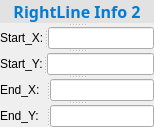
       <widget class="QSplitter" name="splitter_141">
        <property name="orientation">
         <enum>Qt::Vertical</enum>
        </property>
        <widget class="QLabel" name="label_133">
         <property name="font">
          <font>
           <family>Microsoft YaHei</family>
           <pointsize>12</pointsize>
          </font>
         </property>
         <property name="styleSheet">
          <string notr="true">color:rgb(3, 124, 213);
background-color: rgb(226, 226, 227);</string>
         </property>
         <property name="frameShape">
          <enum>QFrame::Box</enum>
         </property>
         <property name="frameShadow">
          <enum>QFrame::Plain</enum>
         </property>
         <property name="lineWidth">
          <number>0</number>
         </property>
         <property name="text">
          <string>&lt;html&gt;&lt;head/&gt;&lt;body&gt;&lt;p&gt;&lt;span style=&quot; font-weight:600;&quot;&gt;RightLine Info 2&lt;/span&gt;&lt;/p&gt;&lt;/body&gt;&lt;/html&gt;</string>
         </property>
         <property name="alignment">
          <set>Qt::AlignCenter</set>
         </property>
        </widget>
        <widget class="QSplitter" name="splitter_142">
         <property name="styleSheet">
          <string notr="true">font: 9pt &quot;Microsoft YaHei&quot;;</string>
         </property>
         <property name="orientation">
          <enum>Qt::Horizontal</enum>
         </property>
         <widget class="QLabel" name="label_134">
          <property name="styleSheet">
           <string notr="true">font: 9pt &quot;Microsoft YaHei&quot;;</string>
          </property>
          <property name="text">
           <string>Start_X:</string>
          </property>
         </widget>
         <widget class="QLineEdit" name="lineEdit_48">
          <property name="styleSheet">
           <string notr="true">font: 9pt &quot;Microsoft YaHei&quot;;</string>
          </property>
          <property name="text">
           <string/>
          </property>
          <property name="alignment">
           <set>Qt::AlignRight|Qt::AlignTrailing|Qt::AlignVCenter</set>
          </property>
         </widget>
        </widget>
        <widget class="QSplitter" name="splitter_143">
         <property name="styleSheet">
          <string notr="true">font: 9pt &quot;Microsoft YaHei&quot;;</string>
         </property>
         <property name="orientation">
          <enum>Qt::Horizontal</enum>
         </property>
         <widget class="QLabel" name="label_135">
          <property name="styleSheet">
           <string notr="true">font: 9pt &quot;Microsoft YaHei&quot;;</string>
          </property>
          <property name="text">
           <string>Start_Y:</string>
          </property>
         </widget>
         <widget class="QLineEdit" name="lineEdit_49">
          <property name="styleSheet">
           <string notr="true">font: 9pt &quot;Microsoft YaHei&quot;;</string>
          </property>
          <property name="text">
           <string/>
          </property>
          <property name="alignment">
           <set>Qt::AlignRight|Qt::AlignTrailing|Qt::AlignVCenter</set>
          </property>
         </widget>
        </widget>
        <widget class="QSplitter" name="splitter_144">
         <property name="styleSheet">
          <string notr="true">font: 9pt &quot;Microsoft YaHei&quot;;</string>
         </property>
         <property name="orientation">
          <enum>Qt::Horizontal</enum>
         </property>
         <widget class="QLabel" name="label_136">
          <property name="styleSheet">
           <string notr="true">font: 9pt &quot;Microsoft YaHei&quot;;</string>
          </property>
          <property name="text">
           <string>End_X:  </string>
          </property>
         </widget>
         <widget class="QLineEdit" name="lineEdit_50">
          <property name="styleSheet">
           <string notr="true">font: 9pt &quot;Microsoft YaHei&quot;;</string>
          </property>
          <property name="text">
           <string/>
          </property>
          <property name="alignment">
           <set>Qt::AlignRight|Qt::AlignTrailing|Qt::AlignVCenter</set>
          </property>
         </widget>
        </widget>
        <widget class="QSplitter" name="splitter_145">
         <property name="styleSheet">
          <string notr="true">font: 9pt &quot;Microsoft YaHei&quot;;</string>
         </property>
         <property name="orientation">
          <enum>Qt::Horizontal</enum>
         </property>
         <widget class="QLabel" name="label_137">
          <property name="styleSheet">
           <string notr="true">font: 9pt &quot;Microsoft YaHei&quot;;</string>
          </property>
          <property name="text">
           <string>End_Y:  </string>
          </property>
         </widget>
         <widget class="QLineEdit" name="lineEdit_51">
          <property name="styleSheet">
           <string notr="true">font: 9pt &quot;Microsoft YaHei&quot;;</string>
          </property>
          <property name="text">
           <string/>
          </property>
          <property name="alignment">
           <set>Qt::AlignRight|Qt::AlignTrailing|Qt::AlignVCenter</set>
          </property>
         </widget>
        </widget>
       </widget>
